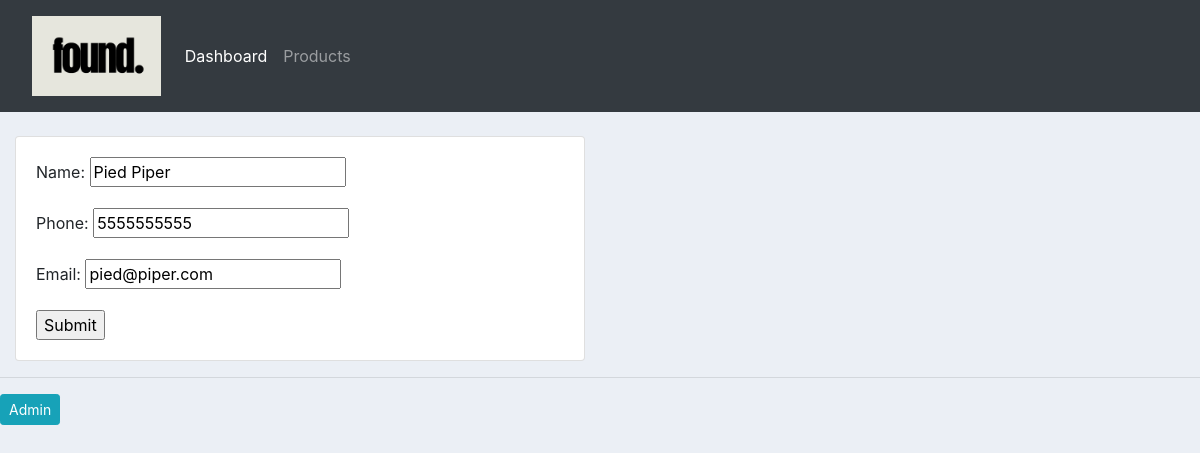
Screenshot of /updatecustomer/1/ with the database file from the repository.
### accounts/models.py (models this page shows, shortened)
class Customer(models.Model):
    name = models.CharField(max_length=200, null=True)
    phone = models.CharField(max_length=200, null=True)
    email = models.EmailField(max_length=200, null=True)
    date_created = models.DateTimeField(auto_now_add=True)

### accounts/views.py (the view)
# urls.py: path("updatecustomer/<str:pk>/", views.updateCustomer, name="updatecustomer"),
def updateCustomer(request, pk):
    customer = Customer.objects.get(id=pk)
    if request.method == "POST":
        form = CustomerForm(request.POST, instance=customer)
        if form.is_valid():
            form.save()
            return redirect("customer", pk_test=customer.id)
    else:
        form = CustomerForm(instance=customer)
    return render(request, "accounts/update_customer.html", {"form": form, "customer": customer})

### accounts/forms.py
class CustomerForm(ModelForm):
    class Meta:
        model = Customer
        fields = "__all__"  # You can adjust this based on your actual model fields

### accounts/templates/accounts/update_customer.html
{% extends 'accounts/main.html' %} {% load static %} {% block content %}
<br />
<div class="row">
  <div class="col-md-6">
    <div class="card card-body">
      <form action="" method="POST">
        {% csrf_token %} {{ form.as_p }}
        <input type="submit" name="Submit" />
      </form>
    </div>
  </div>
</div>
{% endblock %}

### accounts/static/css/main.css (style rules this page uses)
body { background-color: #ebeff5; }

### rows the page displays
Customer: name "Pied Piper", phone "5555555555", email "pied@piper.com"
